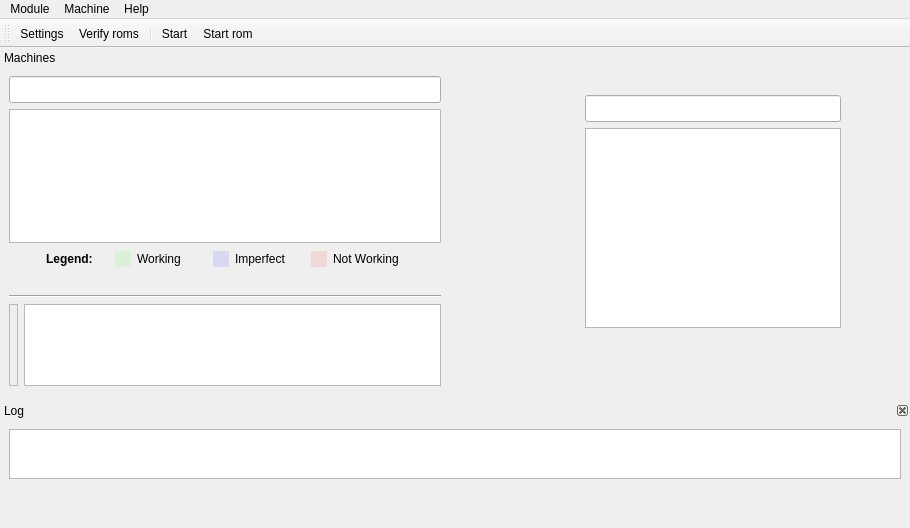
<?xml version="1.0" encoding="UTF-8"?>
<ui version="4.0">
 <class>UIMain</class>
 <widget class="QMainWindow" name="UIMain">
  <property name="geometry">
   <rect>
    <x>0</x>
    <y>0</y>
    <width>910</width>
    <height>528</height>
   </rect>
  </property>
  <property name="windowTitle">
   <string>xMess GUI</string>
  </property>
  <property name="iconSize">
   <size>
    <width>22</width>
    <height>22</height>
   </size>
  </property>
  <widget class="QWidget" name="wContents">
   <property name="sizePolicy">
    <sizepolicy hsizetype="Maximum" vsizetype="Maximum">
     <horstretch>0</horstretch>
     <verstretch>0</verstretch>
    </sizepolicy>
   </property>
   <layout class="QVBoxLayout" name="verticalLayout_2">
    <item>
     <widget class="SearchEdit" name="seRomsFilter">
      <property name="minimumSize">
       <size>
        <width>0</width>
        <height>27</height>
       </size>
      </property>
     </widget>
    </item>
    <item>
     <widget class="QTreeView" name="tvRoms">
      <property name="alternatingRowColors">
       <bool>true</bool>
      </property>
      <property name="rootIsDecorated">
       <bool>false</bool>
      </property>
      <property name="uniformRowHeights">
       <bool>true</bool>
      </property>
      <property name="itemsExpandable">
       <bool>false</bool>
      </property>
      <property name="sortingEnabled">
       <bool>true</bool>
      </property>
      <property name="allColumnsShowFocus">
       <bool>true</bool>
      </property>
      <property name="expandsOnDoubleClick">
       <bool>false</bool>
      </property>
      <attribute name="headerHighlightSections">
       <bool>true</bool>
      </attribute>
      <attribute name="headerStretchLastSection">
       <bool>false</bool>
      </attribute>
     </widget>
    </item>
    <item>
     <widget class="QLabel" name="lTotalRoms"/>
    </item>
   </layout>
  </widget>
  <widget class="QMenuBar" name="mbMenu">
   <property name="geometry">
    <rect>
     <x>0</x>
     <y>0</y>
     <width>910</width>
     <height>21</height>
    </rect>
   </property>
   <widget class="QMenu" name="mModule">
    <property name="title">
     <string>Module</string>
    </property>
    <addaction name="aSettings"/>
    <addaction name="separator"/>
    <addaction name="aVerifyRoms"/>
    <addaction name="separator"/>
    <addaction name="aQuit"/>
   </widget>
   <widget class="QMenu" name="mMachine">
    <property name="title">
     <string>Machine</string>
    </property>
    <addaction name="aStartMachine"/>
    <addaction name="aStartMachineRom"/>
   </widget>
   <widget class="QMenu" name="mHelp">
    <property name="title">
     <string>Help</string>
    </property>
    <addaction name="aAbout"/>
   </widget>
   <addaction name="mModule"/>
   <addaction name="mMachine"/>
   <addaction name="mHelp"/>
  </widget>
  <widget class="QDockWidget" name="dwLog">
   <property name="features">
    <set>QDockWidget::DockWidgetClosable</set>
   </property>
   <property name="windowTitle">
    <string>Log</string>
   </property>
   <attribute name="dockWidgetArea">
    <number>8</number>
   </attribute>
   <widget class="QWidget" name="dwLogContents">
    <property name="maximumSize">
     <size>
      <width>16777215</width>
      <height>68</height>
     </size>
    </property>
    <layout class="QVBoxLayout" name="verticalLayout_3">
     <item>
      <widget class="QPlainTextEdit" name="pteLog">
       <property name="tabChangesFocus">
        <bool>true</bool>
       </property>
       <property name="undoRedoEnabled">
        <bool>false</bool>
       </property>
       <property name="readOnly">
        <bool>true</bool>
       </property>
       <property name="tabStopWidth">
        <number>30</number>
       </property>
      </widget>
     </item>
    </layout>
   </widget>
  </widget>
  <widget class="QDockWidget" name="dwMachines">
   <property name="features">
    <set>QDockWidget::DockWidgetMovable</set>
   </property>
   <property name="windowTitle">
    <string>Machines</string>
   </property>
   <attribute name="dockWidgetArea">
    <number>1</number>
   </attribute>
   <widget class="QWidget" name="dwMachinesContents">
    <property name="minimumSize">
     <size>
      <width>450</width>
      <height>0</height>
     </size>
    </property>
    <property name="maximumSize">
     <size>
      <width>450</width>
      <height>16777215</height>
     </size>
    </property>
    <layout class="QGridLayout" name="gridLayout">
     <item row="0" column="0" colspan="2">
      <widget class="SearchEdit" name="seMachinesFilter">
       <property name="minimumSize">
        <size>
         <width>0</width>
         <height>27</height>
        </size>
       </property>
      </widget>
     </item>
     <item row="2" column="0" colspan="2">
      <widget class="QTreeView" name="tvMachines">
       <property name="alternatingRowColors">
        <bool>true</bool>
       </property>
       <property name="iconSize">
        <size>
         <width>24</width>
         <height>24</height>
        </size>
       </property>
       <property name="uniformRowHeights">
        <bool>true</bool>
       </property>
       <property name="allColumnsShowFocus">
        <bool>true</bool>
       </property>
       <property name="headerHidden">
        <bool>true</bool>
       </property>
      </widget>
     </item>
     <item row="4" column="0" colspan="2">
      <widget class="QLabel" name="lTotalMachines">
       <property name="alignment">
        <set>Qt::AlignCenter</set>
       </property>
      </widget>
     </item>
     <item row="5" column="0" colspan="2">
      <widget class="Line" name="line">
       <property name="orientation">
        <enum>Qt::Horizontal</enum>
       </property>
      </widget>
     </item>
     <item row="6" column="0">
      <widget class="QLabel" name="lMachineIcon">
       <property name="maximumSize">
        <size>
         <width>140</width>
         <height>140</height>
        </size>
       </property>
       <property name="frameShape">
        <enum>QFrame::StyledPanel</enum>
       </property>
       <property name="frameShadow">
        <enum>QFrame::Sunken</enum>
       </property>
       <property name="scaledContents">
        <bool>true</bool>
       </property>
       <property name="alignment">
        <set>Qt::AlignCenter</set>
       </property>
      </widget>
     </item>
     <item row="6" column="1">
      <widget class="QTextEdit" name="teMachineInfos">
       <property name="maximumSize">
        <size>
         <width>16777215</width>
         <height>140</height>
        </size>
       </property>
       <property name="font">
        <font>
         <pointsize>8</pointsize>
        </font>
       </property>
       <property name="tabChangesFocus">
        <bool>true</bool>
       </property>
       <property name="undoRedoEnabled">
        <bool>false</bool>
       </property>
       <property name="readOnly">
        <bool>true</bool>
       </property>
       <property name="tabStopWidth">
        <number>30</number>
       </property>
      </widget>
     </item>
     <item row="3" column="0" colspan="2">
      <layout class="QHBoxLayout" name="horizontalLayout">
       <item>
        <spacer name="horizontalSpacer">
         <property name="orientation">
          <enum>Qt::Horizontal</enum>
         </property>
         <property name="sizeHint" stdset="0">
          <size>
           <width>40</width>
           <height>20</height>
          </size>
         </property>
        </spacer>
       </item>
       <item>
        <widget class="QLabel" name="label">
         <property name="font">
          <font>
           <weight>75</weight>
           <bold>true</bold>
          </font>
         </property>
         <property name="text">
          <string>Legend:</string>
         </property>
        </widget>
       </item>
       <item>
        <spacer name="horizontalSpacer_3">
         <property name="orientation">
          <enum>Qt::Horizontal</enum>
         </property>
         <property name="sizeType">
          <enum>QSizePolicy::Fixed</enum>
         </property>
         <property name="sizeHint" stdset="0">
          <size>
           <width>16</width>
           <height>16</height>
          </size>
         </property>
        </spacer>
       </item>
       <item>
        <widget class="QLabel" name="lColorWorking">
         <property name="minimumSize">
          <size>
           <width>16</width>
           <height>16</height>
          </size>
         </property>
         <property name="maximumSize">
          <size>
           <width>16</width>
           <height>16</height>
          </size>
         </property>
         <property name="palette">
          <palette>
           <active>
            <colorrole role="Base">
             <brush brushstyle="SolidPattern">
              <color alpha="255">
               <red>255</red>
               <green>255</green>
               <blue>255</blue>
              </color>
             </brush>
            </colorrole>
            <colorrole role="Window">
             <brush brushstyle="SolidPattern">
              <color alpha="25">
               <red>0</red>
               <green>255</green>
               <blue>0</blue>
              </color>
             </brush>
            </colorrole>
           </active>
           <inactive>
            <colorrole role="Base">
             <brush brushstyle="SolidPattern">
              <color alpha="255">
               <red>255</red>
               <green>255</green>
               <blue>255</blue>
              </color>
             </brush>
            </colorrole>
            <colorrole role="Window">
             <brush brushstyle="SolidPattern">
              <color alpha="25">
               <red>0</red>
               <green>255</green>
               <blue>0</blue>
              </color>
             </brush>
            </colorrole>
           </inactive>
           <disabled>
            <colorrole role="Base">
             <brush brushstyle="SolidPattern">
              <color alpha="25">
               <red>0</red>
               <green>255</green>
               <blue>0</blue>
              </color>
             </brush>
            </colorrole>
            <colorrole role="Window">
             <brush brushstyle="SolidPattern">
              <color alpha="25">
               <red>0</red>
               <green>255</green>
               <blue>0</blue>
              </color>
             </brush>
            </colorrole>
           </disabled>
          </palette>
         </property>
         <property name="autoFillBackground">
          <bool>true</bool>
         </property>
        </widget>
       </item>
       <item>
        <widget class="QLabel" name="lWorking">
         <property name="minimumSize">
          <size>
           <width>70</width>
           <height>0</height>
          </size>
         </property>
         <property name="text">
          <string>Working</string>
         </property>
        </widget>
       </item>
       <item>
        <widget class="QLabel" name="lColorImperfect">
         <property name="minimumSize">
          <size>
           <width>16</width>
           <height>16</height>
          </size>
         </property>
         <property name="maximumSize">
          <size>
           <width>16</width>
           <height>16</height>
          </size>
         </property>
         <property name="palette">
          <palette>
           <active>
            <colorrole role="Base">
             <brush brushstyle="SolidPattern">
              <color alpha="255">
               <red>255</red>
               <green>255</green>
               <blue>255</blue>
              </color>
             </brush>
            </colorrole>
            <colorrole role="Window">
             <brush brushstyle="SolidPattern">
              <color alpha="25">
               <red>0</red>
               <green>0</green>
               <blue>255</blue>
              </color>
             </brush>
            </colorrole>
           </active>
           <inactive>
            <colorrole role="Base">
             <brush brushstyle="SolidPattern">
              <color alpha="255">
               <red>255</red>
               <green>255</green>
               <blue>255</blue>
              </color>
             </brush>
            </colorrole>
            <colorrole role="Window">
             <brush brushstyle="SolidPattern">
              <color alpha="25">
               <red>0</red>
               <green>0</green>
               <blue>255</blue>
              </color>
             </brush>
            </colorrole>
           </inactive>
           <disabled>
            <colorrole role="Base">
             <brush brushstyle="SolidPattern">
              <color alpha="25">
               <red>0</red>
               <green>0</green>
               <blue>255</blue>
              </color>
             </brush>
            </colorrole>
            <colorrole role="Window">
             <brush brushstyle="SolidPattern">
              <color alpha="25">
               <red>0</red>
               <green>0</green>
               <blue>255</blue>
              </color>
             </brush>
            </colorrole>
           </disabled>
          </palette>
         </property>
         <property name="autoFillBackground">
          <bool>true</bool>
         </property>
        </widget>
       </item>
       <item>
        <widget class="QLabel" name="lImperfect">
         <property name="minimumSize">
          <size>
           <width>70</width>
           <height>0</height>
          </size>
         </property>
         <property name="text">
          <string>Imperfect</string>
         </property>
        </widget>
       </item>
       <item>
        <widget class="QLabel" name="lColorNotWorking">
         <property name="minimumSize">
          <size>
           <width>16</width>
           <height>16</height>
          </size>
         </property>
         <property name="maximumSize">
          <size>
           <width>16</width>
           <height>16</height>
          </size>
         </property>
         <property name="palette">
          <palette>
           <active>
            <colorrole role="Base">
             <brush brushstyle="SolidPattern">
              <color alpha="255">
               <red>255</red>
               <green>255</green>
               <blue>255</blue>
              </color>
             </brush>
            </colorrole>
            <colorrole role="Window">
             <brush brushstyle="SolidPattern">
              <color alpha="25">
               <red>255</red>
               <green>0</green>
               <blue>0</blue>
              </color>
             </brush>
            </colorrole>
           </active>
           <inactive>
            <colorrole role="Base">
             <brush brushstyle="SolidPattern">
              <color alpha="255">
               <red>255</red>
               <green>255</green>
               <blue>255</blue>
              </color>
             </brush>
            </colorrole>
            <colorrole role="Window">
             <brush brushstyle="SolidPattern">
              <color alpha="25">
               <red>255</red>
               <green>0</green>
               <blue>0</blue>
              </color>
             </brush>
            </colorrole>
           </inactive>
           <disabled>
            <colorrole role="Base">
             <brush brushstyle="SolidPattern">
              <color alpha="25">
               <red>255</red>
               <green>0</green>
               <blue>0</blue>
              </color>
             </brush>
            </colorrole>
            <colorrole role="Window">
             <brush brushstyle="SolidPattern">
              <color alpha="25">
               <red>255</red>
               <green>0</green>
               <blue>0</blue>
              </color>
             </brush>
            </colorrole>
           </disabled>
          </palette>
         </property>
         <property name="autoFillBackground">
          <bool>true</bool>
         </property>
        </widget>
       </item>
       <item>
        <widget class="QLabel" name="lNotWorking">
         <property name="minimumSize">
          <size>
           <width>70</width>
           <height>0</height>
          </size>
         </property>
         <property name="text">
          <string>Not Working</string>
         </property>
        </widget>
       </item>
       <item>
        <spacer name="horizontalSpacer_2">
         <property name="orientation">
          <enum>Qt::Horizontal</enum>
         </property>
         <property name="sizeHint" stdset="0">
          <size>
           <width>40</width>
           <height>20</height>
          </size>
         </property>
        </spacer>
       </item>
      </layout>
     </item>
    </layout>
   </widget>
  </widget>
  <widget class="QToolBar" name="toolBar">
   <property name="windowTitle">
    <string>Actions</string>
   </property>
   <attribute name="toolBarArea">
    <enum>TopToolBarArea</enum>
   </attribute>
   <attribute name="toolBarBreak">
    <bool>false</bool>
   </attribute>
   <addaction name="aSettings"/>
   <addaction name="aVerifyRoms"/>
   <addaction name="separator"/>
   <addaction name="aStartMachine"/>
   <addaction name="aStartMachineRom"/>
  </widget>
  <action name="aQuit">
   <property name="icon">
    <iconset resource="resources/resources.qrc">
     <normaloff>:/icons/quit.png</normaloff>:/icons/quit.png</iconset>
   </property>
   <property name="text">
    <string>Quit</string>
   </property>
   <property name="shortcut">
    <string>Ctrl+Q</string>
   </property>
  </action>
  <action name="aSettings">
   <property name="icon">
    <iconset resource="resources/resources.qrc">
     <normaloff>:/icons/settings.png</normaloff>:/icons/settings.png</iconset>
   </property>
   <property name="text">
    <string>Settings...</string>
   </property>
   <property name="shortcut">
    <string>Ctrl+S</string>
   </property>
  </action>
  <action name="aVerifyRoms">
   <property name="icon">
    <iconset resource="resources/resources.qrc">
     <normaloff>:/icons/update.png</normaloff>:/icons/update.png</iconset>
   </property>
   <property name="text">
    <string>Verify roms...</string>
   </property>
   <property name="shortcut">
    <string>Ctrl+V</string>
   </property>
  </action>
  <action name="aStartMachine">
   <property name="icon">
    <iconset resource="resources/resources.qrc">
     <normaloff>:/icons/next.png</normaloff>:/icons/next.png</iconset>
   </property>
   <property name="text">
    <string>Start</string>
   </property>
   <property name="shortcut">
    <string>Ctrl+M</string>
   </property>
  </action>
  <action name="aStartMachineRom">
   <property name="icon">
    <iconset resource="resources/resources.qrc">
     <normaloff>:/icons/goto.png</normaloff>:/icons/goto.png</iconset>
   </property>
   <property name="text">
    <string>Start rom</string>
   </property>
   <property name="shortcut">
    <string>Ctrl+R</string>
   </property>
  </action>
  <action name="aAbout">
   <property name="icon">
    <iconset resource="resources/resources.qrc">
     <normaloff>:/icons/mess.png</normaloff>:/icons/mess.png</iconset>
   </property>
   <property name="text">
    <string>About...</string>
   </property>
   <property name="shortcut">
    <string>F1</string>
   </property>
  </action>
 </widget>
 <customwidgets>
  <customwidget>
   <class>SearchEdit</class>
   <extends>QLineEdit</extends>
   <header>SearchEdit.h</header>
  </customwidget>
 </customwidgets>
 <resources>
  <include location="resources/resources.qrc"/>
 </resources>
 <connections/>
</ui>
